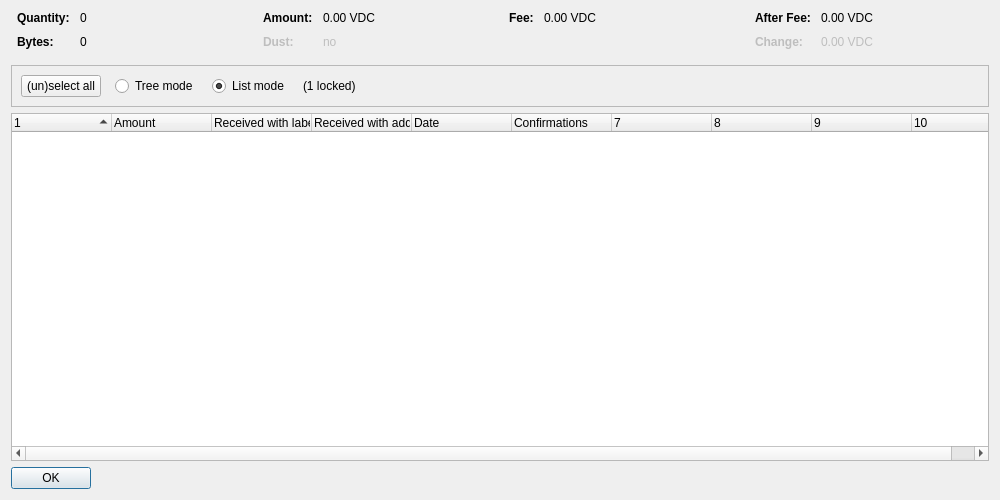
<?xml version="1.0" encoding="UTF-8"?>
<ui version="4.0">
 <class>CoinControlDialog</class>
 <widget class="QDialog" name="CoinControlDialog">
  <property name="geometry">
   <rect>
    <x>0</x>
    <y>0</y>
    <width>1000</width>
    <height>500</height>
   </rect>
  </property>
  <property name="windowTitle">
   <string>Coin Selection</string>
  </property>
  <layout class="QVBoxLayout" name="verticalLayout">
   <item>
    <layout class="QHBoxLayout" name="horizontalLayoutTop" stretch="0,0,0,0">
     <property name="topMargin">
      <number>0</number>
     </property>
     <property name="bottomMargin">
      <number>10</number>
     </property>
     <item>
      <layout class="QFormLayout" name="formLayoutCoinControl1">
       <property name="horizontalSpacing">
        <number>10</number>
       </property>
       <property name="verticalSpacing">
        <number>10</number>
       </property>
       <property name="leftMargin">
        <number>6</number>
       </property>
       <property name="rightMargin">
        <number>6</number>
       </property>
       <item row="0" column="0">
        <widget class="QLabel" name="labelCoinControlQuantityText">
         <property name="font">
          <font>
           <weight>75</weight>
           <bold>true</bold>
          </font>
         </property>
         <property name="text">
          <string>Quantity:</string>
         </property>
        </widget>
       </item>
       <item row="0" column="1">
        <widget class="QLabel" name="labelCoinControlQuantity">
         <property name="cursor">
          <cursorShape>IBeamCursor</cursorShape>
         </property>
         <property name="contextMenuPolicy">
          <enum>Qt::ActionsContextMenu</enum>
         </property>
         <property name="text">
          <string notr="true">0</string>
         </property>
         <property name="textInteractionFlags">
          <set>Qt::LinksAccessibleByMouse|Qt::TextSelectableByKeyboard|Qt::TextSelectableByMouse</set>
         </property>
        </widget>
       </item>
       <item row="1" column="0">
        <widget class="QLabel" name="labelCoinControlBytesText">
         <property name="font">
          <font>
           <weight>75</weight>
           <bold>true</bold>
          </font>
         </property>
         <property name="text">
          <string>Bytes:</string>
         </property>
        </widget>
       </item>
       <item row="1" column="1">
        <widget class="QLabel" name="labelCoinControlBytes">
         <property name="cursor">
          <cursorShape>IBeamCursor</cursorShape>
         </property>
         <property name="contextMenuPolicy">
          <enum>Qt::ActionsContextMenu</enum>
         </property>
         <property name="text">
          <string notr="true">0</string>
         </property>
         <property name="textInteractionFlags">
          <set>Qt::LinksAccessibleByMouse|Qt::TextSelectableByKeyboard|Qt::TextSelectableByMouse</set>
         </property>
        </widget>
       </item>
      </layout>
     </item>
     <item>
      <layout class="QFormLayout" name="formLayoutCoinControl2">
       <property name="horizontalSpacing">
        <number>10</number>
       </property>
       <property name="verticalSpacing">
        <number>10</number>
       </property>
       <property name="leftMargin">
        <number>6</number>
       </property>
       <property name="rightMargin">
        <number>6</number>
       </property>
       <item row="0" column="0">
        <widget class="QLabel" name="labelCoinControlAmountText">
         <property name="font">
          <font>
           <weight>75</weight>
           <bold>true</bold>
          </font>
         </property>
         <property name="text">
          <string>Amount:</string>
         </property>
        </widget>
       </item>
       <item row="0" column="1">
        <widget class="QLabel" name="labelCoinControlAmount">
         <property name="cursor">
          <cursorShape>IBeamCursor</cursorShape>
         </property>
         <property name="contextMenuPolicy">
          <enum>Qt::ActionsContextMenu</enum>
         </property>
         <property name="text">
          <string notr="true">0.00 VDC</string>
         </property>
         <property name="textInteractionFlags">
          <set>Qt::LinksAccessibleByMouse|Qt::TextSelectableByKeyboard|Qt::TextSelectableByMouse</set>
         </property>
        </widget>
       </item>
       <item row="1" column="0">
        <widget class="QLabel" name="labelCoinControlLowOutputText">
         <property name="enabled">
          <bool>false</bool>
         </property>
         <property name="font">
          <font>
           <weight>75</weight>
           <bold>true</bold>
          </font>
         </property>
         <property name="text">
          <string>Dust:</string>
         </property>
        </widget>
       </item>
       <item row="1" column="1">
        <widget class="QLabel" name="labelCoinControlLowOutput">
         <property name="enabled">
          <bool>false</bool>
         </property>
         <property name="cursor">
          <cursorShape>IBeamCursor</cursorShape>
         </property>
         <property name="contextMenuPolicy">
          <enum>Qt::ActionsContextMenu</enum>
         </property>
         <property name="text">
          <string notr="true">no</string>
         </property>
         <property name="textInteractionFlags">
          <set>Qt::LinksAccessibleByMouse|Qt::TextSelectableByKeyboard|Qt::TextSelectableByMouse</set>
         </property>
        </widget>
       </item>
      </layout>
     </item>
     <item>
      <layout class="QFormLayout" name="formLayoutCoinControl3">
       <property name="horizontalSpacing">
        <number>10</number>
       </property>
       <property name="verticalSpacing">
        <number>10</number>
       </property>
       <property name="leftMargin">
        <number>6</number>
       </property>
       <property name="rightMargin">
        <number>6</number>
       </property>
       <item row="0" column="0">
        <widget class="QLabel" name="labelCoinControlFeeText">
         <property name="font">
          <font>
           <weight>75</weight>
           <bold>true</bold>
          </font>
         </property>
         <property name="text">
          <string>Fee:</string>
         </property>
        </widget>
       </item>
       <item row="0" column="1">
        <widget class="QLabel" name="labelCoinControlFee">
         <property name="cursor">
          <cursorShape>IBeamCursor</cursorShape>
         </property>
         <property name="contextMenuPolicy">
          <enum>Qt::ActionsContextMenu</enum>
         </property>
         <property name="text">
          <string notr="true">0.00 VDC</string>
         </property>
         <property name="textInteractionFlags">
          <set>Qt::LinksAccessibleByMouse|Qt::TextSelectableByKeyboard|Qt::TextSelectableByMouse</set>
         </property>
        </widget>
       </item>
      </layout>
     </item>
     <item>
      <layout class="QFormLayout" name="formLayoutCoinControl4">
       <property name="horizontalSpacing">
        <number>10</number>
       </property>
       <property name="verticalSpacing">
        <number>10</number>
       </property>
       <property name="leftMargin">
        <number>6</number>
       </property>
       <property name="rightMargin">
        <number>6</number>
       </property>
       <item row="0" column="0">
        <widget class="QLabel" name="labelCoinControlAfterFeeText">
         <property name="font">
          <font>
           <weight>75</weight>
           <bold>true</bold>
          </font>
         </property>
         <property name="text">
          <string>After Fee:</string>
         </property>
        </widget>
       </item>
       <item row="0" column="1">
        <widget class="QLabel" name="labelCoinControlAfterFee">
         <property name="cursor">
          <cursorShape>IBeamCursor</cursorShape>
         </property>
         <property name="contextMenuPolicy">
          <enum>Qt::ActionsContextMenu</enum>
         </property>
         <property name="text">
          <string notr="true">0.00 VDC</string>
         </property>
         <property name="textInteractionFlags">
          <set>Qt::LinksAccessibleByMouse|Qt::TextSelectableByKeyboard|Qt::TextSelectableByMouse</set>
         </property>
        </widget>
       </item>
       <item row="1" column="0">
        <widget class="QLabel" name="labelCoinControlChangeText">
         <property name="enabled">
          <bool>false</bool>
         </property>
         <property name="font">
          <font>
           <weight>75</weight>
           <bold>true</bold>
          </font>
         </property>
         <property name="text">
          <string>Change:</string>
         </property>
        </widget>
       </item>
       <item row="1" column="1">
        <widget class="QLabel" name="labelCoinControlChange">
         <property name="enabled">
          <bool>false</bool>
         </property>
         <property name="cursor">
          <cursorShape>IBeamCursor</cursorShape>
         </property>
         <property name="contextMenuPolicy">
          <enum>Qt::ActionsContextMenu</enum>
         </property>
         <property name="text">
          <string notr="true">0.00 VDC</string>
         </property>
         <property name="textInteractionFlags">
          <set>Qt::LinksAccessibleByMouse|Qt::TextSelectableByKeyboard|Qt::TextSelectableByMouse</set>
         </property>
        </widget>
       </item>
      </layout>
     </item>
    </layout>
   </item>
   <item>
    <widget class="QFrame" name="frame">
     <property name="minimumSize">
      <size>
       <width>0</width>
       <height>40</height>
      </size>
     </property>
     <property name="frameShape">
      <enum>QFrame::StyledPanel</enum>
     </property>
     <property name="frameShadow">
      <enum>QFrame::Sunken</enum>
     </property>
     <layout class="QHBoxLayout" name="horizontalLayout">
      <item>
       <layout class="QHBoxLayout" name="horizontalLayoutPanel" stretch="0,0,0,0,0">
        <property name="spacing">
         <number>14</number>
        </property>
        <item>
         <widget class="QPushButton" name="pushButtonSelectAll">
          <property name="sizePolicy">
           <sizepolicy hsizetype="Maximum" vsizetype="Fixed">
            <horstretch>0</horstretch>
            <verstretch>0</verstretch>
           </sizepolicy>
          </property>
          <property name="text">
           <string>(un)select all</string>
          </property>
          <property name="autoDefault">
           <bool>false</bool>
          </property>
         </widget>
        </item>
        <item>
         <widget class="QRadioButton" name="radioTreeMode">
          <property name="sizePolicy">
           <sizepolicy hsizetype="Maximum" vsizetype="Fixed">
            <horstretch>0</horstretch>
            <verstretch>0</verstretch>
           </sizepolicy>
          </property>
          <property name="text">
           <string>Tree mode</string>
          </property>
         </widget>
        </item>
        <item>
         <widget class="QRadioButton" name="radioListMode">
          <property name="sizePolicy">
           <sizepolicy hsizetype="Maximum" vsizetype="Fixed">
            <horstretch>0</horstretch>
            <verstretch>0</verstretch>
           </sizepolicy>
          </property>
          <property name="text">
           <string>List mode</string>
          </property>
          <property name="checked">
           <bool>true</bool>
          </property>
         </widget>
        </item>
        <item>
         <widget class="QLabel" name="labelLocked">
          <property name="text">
           <string notr="true">(1 locked)</string>
          </property>
         </widget>
        </item>
        <item>
         <spacer name="horizontalSpacer">
          <property name="orientation">
           <enum>Qt::Horizontal</enum>
          </property>
          <property name="sizeHint" stdset="0">
           <size>
            <width>40</width>
            <height>20</height>
           </size>
          </property>
         </spacer>
        </item>
       </layout>
      </item>
     </layout>
    </widget>
   </item>
   <item>
    <widget class="CoinControlTreeWidget" name="treeWidget">
     <property name="contextMenuPolicy">
      <enum>Qt::CustomContextMenu</enum>
     </property>
     <property name="sortingEnabled">
      <bool>false</bool>
     </property>
     <property name="columnCount">
      <number>10</number>
     </property>
     <attribute name="headerShowSortIndicator" stdset="0">
      <bool>true</bool>
     </attribute>
     <attribute name="headerStretchLastSection">
      <bool>false</bool>
     </attribute>
     <column>
      <property name="text">
       <string/>
      </property>
     </column>
     <column>
      <property name="text">
       <string>Amount</string>
      </property>
     </column>
     <column>
      <property name="text">
       <string>Received with label</string>
      </property>
     </column>
     <column>
      <property name="text">
       <string>Received with address</string>
      </property>
     </column>
     <column>
      <property name="text">
       <string>Date</string>
      </property>
     </column>
     <column>
      <property name="text">
       <string>Confirmations</string>
      </property>
      <property name="toolTip">
       <string>Confirmed</string>
      </property>
     </column>
     <column>
      <property name="text">
       <string/>
      </property>
     </column>
     <column>
      <property name="text">
       <string/>
      </property>
     </column>
     <column>
      <property name="text">
       <string/>
      </property>
     </column>
     <column>
      <property name="text">
       <string/>
      </property>
     </column>
    </widget>
   </item>
   <item>
    <widget class="QDialogButtonBox" name="buttonBox">
     <property name="sizePolicy">
      <sizepolicy hsizetype="Maximum" vsizetype="Fixed">
       <horstretch>0</horstretch>
       <verstretch>0</verstretch>
      </sizepolicy>
     </property>
     <property name="orientation">
      <enum>Qt::Horizontal</enum>
     </property>
     <property name="standardButtons">
      <set>QDialogButtonBox::Ok</set>
     </property>
    </widget>
   </item>
  </layout>
 </widget>
 <customwidgets>
  <customwidget>
   <class>CoinControlTreeWidget</class>
   <extends>QTreeWidget</extends>
   <header>coincontroltreewidget.h</header>
  </customwidget>
 </customwidgets>
 <resources/>
 <connections/>
</ui>
